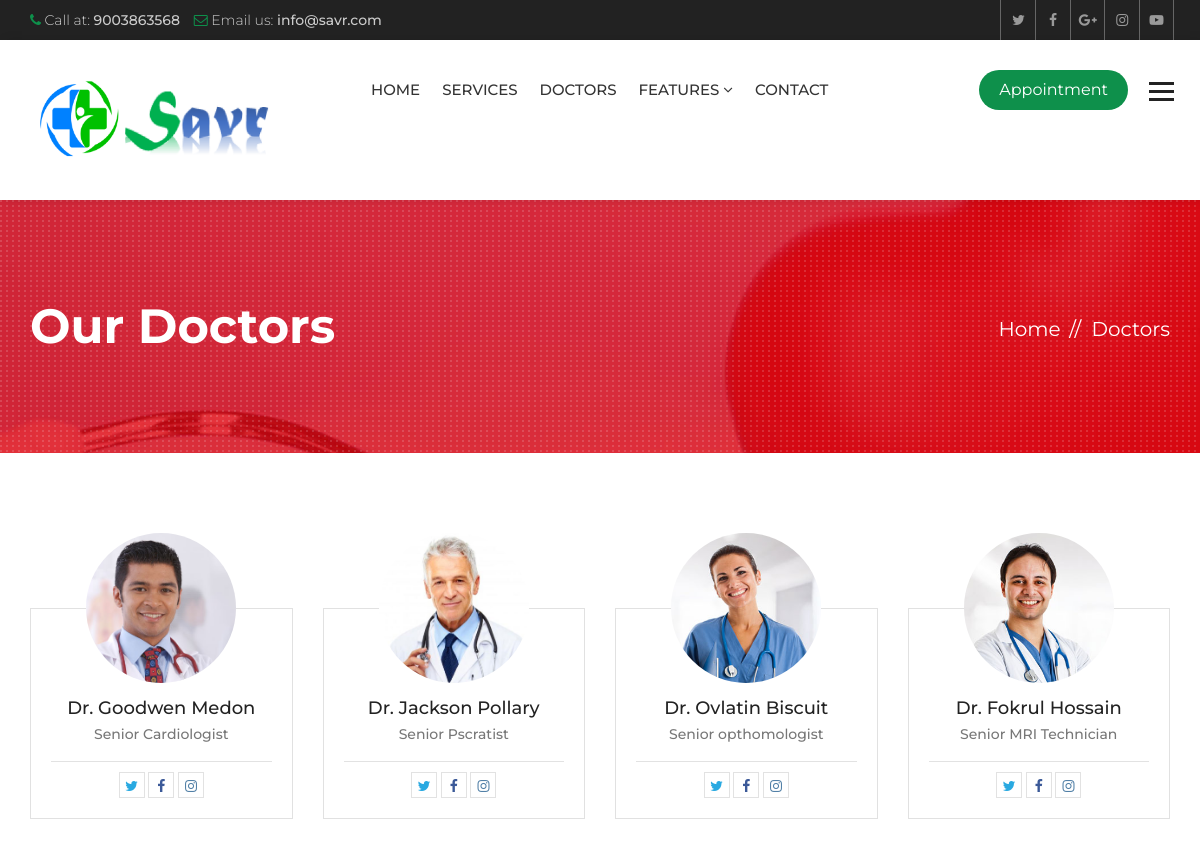
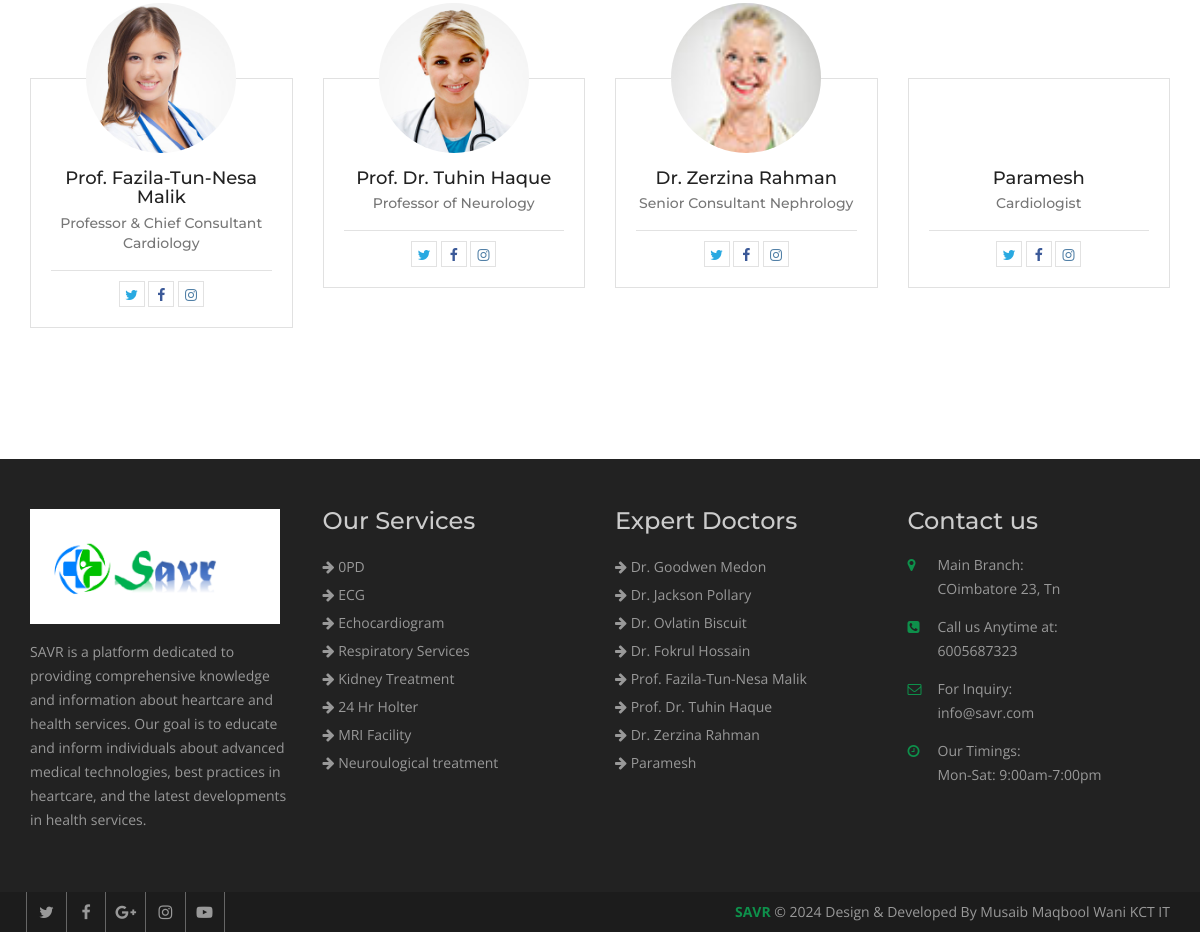
The app's page /doctors/ with its own data (2 pictures, top to bottom).
### hospital/models.py (models this page shows, shortened)
class Doctor(models.Model):
    name = models.CharField(max_length=120)
    speciality = models.CharField(max_length=120)
    picture = models.ImageField(upload_to="doctors/")
    details = models.TextField()
    experience = models.TextField()
    expertize = models.ManyToManyField(to='Expertize', related_name='doctors')
    twitter = models.CharField(max_length=120, blank=True, null=True)
    facebook = models.CharField(max_length=120, blank=True, null=True)
    instagram = models.CharField(max_length=120, blank=True, null=True)

class Service(models.Model):
    title = models.CharField(max_length=120)
    description = models.TextField()
    items = models.ManyToManyField(to='Item',)
    thumbnail = models.ImageField(upload_to='services/')
    cover = models.ImageField(upload_to='services/')
    image1 = models.ImageField(upload_to='services/', blank=True, null=True)
    image2 = models.ImageField(upload_to='services/', blank=True, null=True)

### hospital/views.py (the view)
# urls.py: path('doctors/', views.DoctorListView.as_view(), name="doctors"),
class DoctorListView(ListView):
    template_name = 'hospital/team.html'
    queryset = Doctor.objects.all()
    paginate_by = 8

### hospital/context_processors.py (called while the page is built)
def footer_content(request):
    services = Service.objects.all()
    doctors = Doctor.objects.all()
    context = {
        'services': services,
        'doctors': doctors
    }
    return context

### templates/hospital/team.html (shortened to what this page needs)
{% extends 'base.html' %}
{% block maincontent %}
<div class="inner-banner">
  <div class="container">
    <div class="row">
      <div class="col-md-7">
        <h1>Our Doctors</h1>
      </div>
      <div class="col-md-5">
        <ol class="breadcrumb">
          <li><a href="{% url 'index' %}">Home</a></li>
          <li class="active">Doctors</li>
        </ol>
      </div>
    </div>
  </div>
</div>
<div class="main-content">
  <div class="team-page">
    <div class="container">
      <div class="row">
        {% for doctor in object_list %}
        <div class="col-md-3 col-sm-6">
          <div class="team-box mb50">
            <div class="team-thumb">  <img src="{{ doctor.picture.url }}" alt=""></div>
            <div class="team-text">
              <h5><a href="{% url 'doctor_details' doctor.id %}">{{ doctor.name }}</a></h5>
              <strong>{{ doctor.speciality }}</strong>
              <ul class="team-social">
                {% if doctor.twitter %}
                <li><a class="tw" href="{{ doctor.twitter }}"><i class="fa fa-twitter" aria-hidden="true"></i></a></li>
                {% endif %}
                {% if doctor.facebook %}
                <li><a class="fb" href="{{ doctor.facebook }}"><i class="fa fa-facebook" aria-hidden="true"></i></a>
                </li>
                {% endif %}
                {% if doctor.instagram %}
                <li><a class="insta" href="{{ doctor.instagram }}"><i class="fa fa-instagram"
                      aria-hidden="true"></i></a></li>
                {% endif %}
              </ul>
            </div>
          </div>
        </div>
        {% endfor %}
      </div>
      <div class="row">
        <div class="col-md-12">
        </div>
      </div>
    </div>
  </div>
</div>
{% endblock maincontent %}

### templates/partials/_footer.html
{% load static %}
<footer class="footer">
  <div class="footer-widgets">
    <div class="container">
      <div class="row">
        <div class="col-md-3 col-sm-6">
          <div class="widget"> <img class="ft-logo" src="{% static 'heartcare/images/footlogo.png' %}" alt="logo" height="100" width="250">
            <p>
              SAVR  is a platform dedicated to providing comprehensive knowledge and information about heartcare and health services. Our goal is to educate and inform individuals about advanced medical technologies, best practices in heartcare, and the latest developments in health services.
            </p>
          </div>
        </div>
        <div class="col-md-3 col-sm-6">
          <div class="widget">
            <h3>Our Services</h3>
            <ul>
              {% for service in services|slice:':8' %}
              <li><a href="{% url 'service_details' service.id %}"><i class="fa fa-arrow-right"></i>
                  {{service.title }}</a></li>
              {% endfor %}
            </ul>
          </div>
        </div>
        <div class="col-md-3 col-sm-6">
          <div class="widget">
            <h3>Expert Doctors</h3>
            <ul>
              {% for doctor in doctors|slice:':8' %}
              <li><a href="{% url 'doctor_details' doctor.id %}"><i class="fa fa-arrow-right"></i> {{ doctor.name }}</a>
              </li>
              {% endfor %}
            </ul>
          </div>
        </div>
        <div class="col-md-3 col-sm-6">
          <div class="widget">
            <h3>Contact us</h3>
            <address>
              <ul>
                <li> <span class="icon"><i class="fa fa-map-marker" aria-hidden="true"></i></span> <span
                    class="add-text"><strong>Main Branch:</strong> COimbatore 23, Tn</span> </li>
                <li> <span class="icon"><i class="fa fa-phone-square" aria-hidden="true"></i></span> <span
                    class="add-text"><strong>Call us Anytime at:</strong> 6005687323</span> </li>
                <li> <span class="icon"><i class="fa fa-envelope-o" aria-hidden="true"></i></span> <span
                    class="add-text"><strong>For Inquiry:</strong> info@savr.com</span> </li>
                <li> <span class="icon"><i class="fa fa-clock-o" aria-hidden="true"></i></span> <span
                    class="add-text"><strong>Our Timings:</strong> Mon-Sat: 9:00am-7:00pm</span> </li>
              </ul>
            </address>
          </div>
        </div>
      </div>
    </div>
  </div>
  <div class="footer-cr">
    <div class="container">
      <div class="row">
        <div class="col-md-6">
          <div class="footer-social"> <a href="#"><i class="fa fa-twitter" aria-hidden="true"></i></a> <a href="#"><i
                class="fa fa-facebook" aria-hidden="true"></i></a> <a href="#"><i class="fa fa-google-plus"
                aria-hidden="true"></i></a> <a href="#"><i class="fa fa-instagram" aria-hidden="true"></i></a> <a
              href="#"><i class="fa fa-youtube-play" aria-hidden="true"></i></a>
          </div>
        </div>
        <div class="col-md-6">
          <p><strong>SAVR</strong> © {% now 'Y' %} Design & Developed By Musaib Maqbool Wani KCT IT</p>
        </div>
      </div>
    </div>
  </div>
</footer>

### heartcare/static/heartcare/css/custom.css (style rules this page uses)
html body { font-family: 'Open Sans', sans-serif; color: #777777; font-size: 14px; }
p { line-height: 24px; }
body h1, body h2, body h3, body h4, body h5, body h6 { font-family: 'Montserrat', sans-serif; margin: 0px; }
body h1 { font-size: 48px; }
body h3 { font-size: 24px; }
body h5 { font-size: 18px; }
.inner-banner { background: url(../images/inner.jpg) no-repeat top center; position: relative; width: 100%; float: left; padding: 100px 0 100px; background-color:#0e904b; z-index: 0; }
.inner-banner:after { background: url(../images/patt.png); position: absolute; left: 0; top: 0; content: ""; width: 100%; height: 100%; }
.inner-banner .container { position: relative; z-index: 99; }
.inner-banner h1 { color: #fff; font-weight: 700; }
.inner-banner .breadcrumb { text-align: right; background: none; padding: 0px; margin: 15px 0 0; }
.inner-banner .breadcrumb>li, .inner-banner .breadcrumb>li a { color: #fff; font-size: 20px; font-family: 'Montserrat', sans-serif; }
.inner-banner .breadcrumb>li+li::before { color: #fff; content: "// "; padding: 0 5px; }
.main-content { width: 100%; float: left; padding: 50px 0; }
.team-box { width: 100%; float: left; }
.team-box .team-thumb { overflow: hidden; position: relative; width: 150px; height: 150px; border-radius: 100%; margin: 0 auto -75px; }
.team-thumb>img { height: auto; width: 100%; }
.team-box .team-thumb:after { position: absolute; left: 0; top: 0; width: 100%; height: 0; content: ""; background: #0e904b; opacity: 0; transition: all ease-in-out 0.3s; -webkit-transition: all ease-in-out 0.3s; }
.team-box .team-text { border: 1px solid #e1e1e1; width: 100%; padding: 90px 20px 20px 20px; text-align: center; }
.team-text h5 { margin: 0 0 5px; font-weight: 500; color: #222; }
.team-text h5 a { color: #222; }
.team-text strong { font-family: 'Montserrat', sans-serif; font-weight: 500; font-size: 14x; color: #777777; }
.team-social { margin: 17px 0 0; padding: 10px 0 0; list-style: none; text-align: center; border-top: 1px solid #e2e2e2; }
.team-social li { display: inline-block; }
.team-social li a { display: block; border: 1px solid #e2e2e2; color: #9c9c9c; width: 26px; height: 26px; text-align: center; line-height: 26px; transition: all ease-in-out 0.3s; -webkit-transition: all ease-in-out 0.3s; }
.mb50 { margin-bottom: 50px; }
.team-page { width: 100%; float: left; padding: 30px 0; }
.footer { width: 100%; float: left; background: #222222; padding: 50px 0 0 0; }
.footer .widget { width: 100%; float: left; margin: 0 0 50px; }
.footer .widget ul { margin: 0px; padding: 0px; list-style: none; }
.footer .widget li { line-height: 28px; color: #999999; }
.footer .widget a { color: #999; }
.footer .widget h3 { margin: 0 0 20px; color: #cccccc; line-height: 24px; }
.ft-logo { margin-bottom: 16px; max-width: 100%; height: auto; }
.footer .widget p { line-height: 24px; color: #999999; }
.footer .widget address li { float: left; line-height: 24px; margin-bottom: 14px; width: 100%; }
.widget address .icon { width: 30px; float: left; color:#0e904b; }
.widget address .add-text { float: left; width: 80%; }
.widget address .add-text>strong { display: block; font-weight: 400; }
.footer-cr { width: 100%; float: left; clear: both; background: #1c1c1c; }
.footer-cr p { margin: 0px; line-height: 40px; color: #999999; text-align: right; }
.footer-cr p strong { color:#0e904b; }
.footer-social a { border-left: 1px solid #666666; color: #999999; display: inline-block; font-size: 16px; line-height: 40px; margin-left: -4px; text-align: center; width: 40px; }
.footer-social a:last-child { border-right: 1px solid #666666; }
.team-social li a.tw { color: #29a9e1; }
.team-social li a.fb { color: #3b5998; }
.team-social li a.insta { color: #5280a7; }

### records on screen
Doctor: picture (picture), name "Dr. Goodwen Medon", speciality "Senior Cardiologist"
Doctor: picture (picture), name "Dr. Jackson Pollary", speciality "Senior Pscratist"
Doctor: picture (picture), name "Dr. Ovlatin Biscuit", speciality "Senior opthomologist"
Doctor: picture (picture), name "Dr. Fokrul Hossain", speciality "Senior MRI Technician"
Doctor: picture (picture), name "Prof. Fazila-Tun-Nesa Malik", speciality "Professor & Chief Consultant Cardiology"
Doctor: picture (picture), name "Prof. Dr. Tuhin Haque", speciality "Professor of Neurology"
Doctor: picture (picture), name "Dr. Zerzina Rahman", speciality "Senior Consultant Nephrology"
Doctor: name "Paramesh", speciality "Cardiologist"
Service: title "0PD"
Service: title "ECG"
Service: title "Echocardiogram"
Service: title "Respiratory Services"
Service: title "Kidney Treatment"
Service: title "24 Hr Holter"
Service: title "MRI Facility"
Service: title "Neuroulogical treatment"
